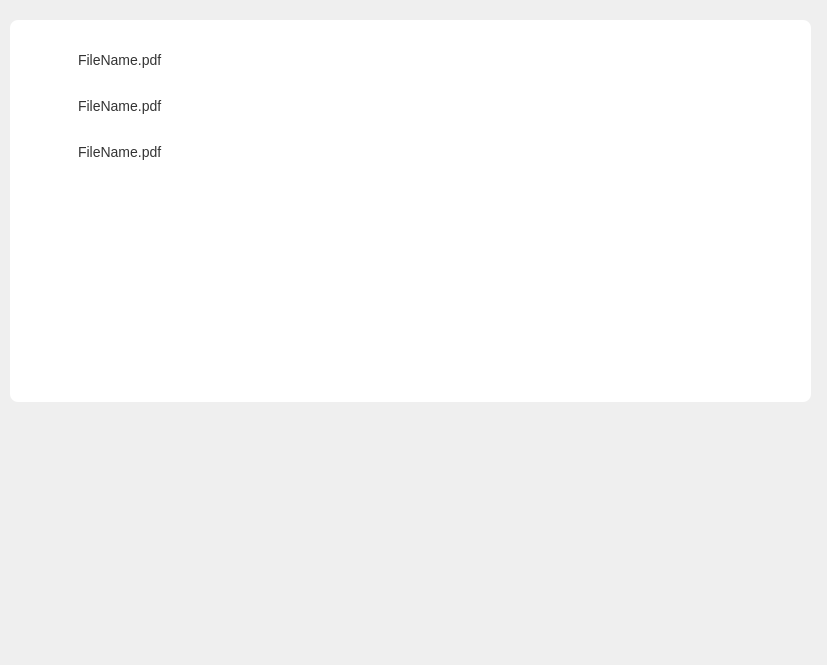
<?xml version="1.0" encoding="UTF-8"?>
<ui version="4.0">
 <class>Form</class>
 <widget class="QWidget" name="Form">
  <property name="geometry">
   <rect>
    <x>0</x>
    <y>0</y>
    <width>827</width>
    <height>665</height>
   </rect>
  </property>
  <property name="windowTitle">
   <string>Form</string>
  </property>
  <property name="styleSheet">
   <string notr="true"/>
  </property>
  <widget class="QFrame" name="references">
   <property name="geometry">
    <rect>
     <x>10</x>
     <y>20</y>
     <width>801</width>
     <height>382</height>
    </rect>
   </property>
   <property name="styleSheet">
    <string notr="true">#references {
	background: #FFF;
	border-radius: 8px;
	border: none;
	padding: 10px
}


/* Default style for all QLabel elements */
QLabel {
    font-family: &quot;San Francisco&quot;, sans-serif;
    color: #333;
    font-size: 14px;
    font-style: normal;
    font-weight: 400;
    line-height: normal;
}

QLabel[class=&quot;subheader&quot;] {
    color: #333;
    font-weight: 700;
}

QLabel[class=&quot;reference&quot;] {
	color: #042FF4;
    font-size: 14px;
    font-weight: 400;
}

#references QFrame {
	border: none;
	padding: 4px 8px;
}

/* Reference button style */
#references QPushButton {
	border-radius: 8px;
	border: none;
	font-size: 14px;
	padding: 7px 12px;
	text-align: left;
}

#references QPushButton:hover {
	background: #F2F2F2;
}
</string>
   </property>
   <layout class="QVBoxLayout" name="verticalLayout">
    <property name="spacing">
     <number>-1</number>
    </property>
    <property name="leftMargin">
     <number>10</number>
    </property>
    <property name="topMargin">
     <number>10</number>
    </property>
    <property name="rightMargin">
     <number>10</number>
    </property>
    <property name="bottomMargin">
     <number>10</number>
    </property>
    <item alignment="Qt::AlignTop">
     <widget class="QFrame" name="ref_frame_3">
      <property name="sizePolicy">
       <sizepolicy hsizetype="Preferred" vsizetype="Maximum">
        <horstretch>0</horstretch>
        <verstretch>0</verstretch>
       </sizepolicy>
      </property>
      <property name="frameShape">
       <enum>QFrame::StyledPanel</enum>
      </property>
      <property name="frameShadow">
       <enum>QFrame::Raised</enum>
      </property>
      <layout class="QHBoxLayout" name="horizontalLayout_3">
       <property name="spacing">
        <number>0</number>
       </property>
       <property name="leftMargin">
        <number>0</number>
       </property>
       <property name="topMargin">
        <number>0</number>
       </property>
       <property name="rightMargin">
        <number>0</number>
       </property>
       <property name="bottomMargin">
        <number>0</number>
       </property>
       <item>
        <widget class="QFrame" name="source_frame">
         <property name="minimumSize">
          <size>
           <width>0</width>
           <height>0</height>
          </size>
         </property>
         <property name="maximumSize">
          <size>
           <width>16777215</width>
           <height>16777215</height>
          </size>
         </property>
         <property name="frameShape">
          <enum>QFrame::StyledPanel</enum>
         </property>
         <property name="frameShadow">
          <enum>QFrame::Raised</enum>
         </property>
         <layout class="QHBoxLayout" name="horizontalLayout_4">
          <property name="spacing">
           <number>0</number>
          </property>
          <property name="leftMargin">
           <number>0</number>
          </property>
          <property name="topMargin">
           <number>0</number>
          </property>
          <property name="rightMargin">
           <number>0</number>
          </property>
          <property name="bottomMargin">
           <number>0</number>
          </property>
          <item alignment="Qt::AlignLeft">
           <widget class="QLabel" name="label_6">
            <property name="minimumSize">
             <size>
              <width>16</width>
              <height>16</height>
             </size>
            </property>
            <property name="maximumSize">
             <size>
              <width>64</width>
              <height>16777215</height>
             </size>
            </property>
            <property name="text">
             <string/>
            </property>
            <property name="pixmap">
             <pixmap resource="../static/resource.qrc">:/icons/icons/icon_file.png</pixmap>
            </property>
            <property name="scaledContents">
             <bool>true</bool>
            </property>
           </widget>
          </item>
          <item alignment="Qt::AlignLeft">
           <widget class="QLabel" name="text">
            <property name="minimumSize">
             <size>
              <width>120</width>
              <height>0</height>
             </size>
            </property>
            <property name="text">
             <string>FileName.pdf</string>
            </property>
            <property name="indent">
             <number>0</number>
            </property>
           </widget>
          </item>
          <item>
           <spacer name="horizontalSpacer">
            <property name="orientation">
             <enum>Qt::Horizontal</enum>
            </property>
            <property name="sizeHint" stdset="0">
             <size>
              <width>40</width>
              <height>20</height>
             </size>
            </property>
           </spacer>
          </item>
         </layout>
        </widget>
       </item>
      </layout>
     </widget>
    </item>
    <item>
     <widget class="QFrame" name="ref_frame_4">
      <property name="sizePolicy">
       <sizepolicy hsizetype="Preferred" vsizetype="Maximum">
        <horstretch>0</horstretch>
        <verstretch>0</verstretch>
       </sizepolicy>
      </property>
      <property name="frameShape">
       <enum>QFrame::StyledPanel</enum>
      </property>
      <property name="frameShadow">
       <enum>QFrame::Raised</enum>
      </property>
      <layout class="QHBoxLayout" name="horizontalLayout_5">
       <property name="spacing">
        <number>0</number>
       </property>
       <property name="leftMargin">
        <number>0</number>
       </property>
       <property name="topMargin">
        <number>0</number>
       </property>
       <property name="rightMargin">
        <number>0</number>
       </property>
       <property name="bottomMargin">
        <number>0</number>
       </property>
       <item>
        <widget class="QFrame" name="source_frame_2">
         <property name="minimumSize">
          <size>
           <width>0</width>
           <height>0</height>
          </size>
         </property>
         <property name="maximumSize">
          <size>
           <width>16777215</width>
           <height>16777215</height>
          </size>
         </property>
         <property name="frameShape">
          <enum>QFrame::StyledPanel</enum>
         </property>
         <property name="frameShadow">
          <enum>QFrame::Raised</enum>
         </property>
         <layout class="QHBoxLayout" name="horizontalLayout_6">
          <property name="spacing">
           <number>0</number>
          </property>
          <property name="leftMargin">
           <number>0</number>
          </property>
          <property name="topMargin">
           <number>0</number>
          </property>
          <property name="rightMargin">
           <number>0</number>
          </property>
          <property name="bottomMargin">
           <number>0</number>
          </property>
          <item alignment="Qt::AlignLeft">
           <widget class="QLabel" name="label_7">
            <property name="minimumSize">
             <size>
              <width>16</width>
              <height>16</height>
             </size>
            </property>
            <property name="maximumSize">
             <size>
              <width>64</width>
              <height>16777215</height>
             </size>
            </property>
            <property name="text">
             <string/>
            </property>
            <property name="pixmap">
             <pixmap resource="../static/resource.qrc">:/icons/icons/icon_file.png</pixmap>
            </property>
            <property name="scaledContents">
             <bool>true</bool>
            </property>
           </widget>
          </item>
          <item alignment="Qt::AlignLeft">
           <widget class="QLabel" name="text_2">
            <property name="minimumSize">
             <size>
              <width>120</width>
              <height>0</height>
             </size>
            </property>
            <property name="text">
             <string>FileName.pdf</string>
            </property>
            <property name="indent">
             <number>0</number>
            </property>
           </widget>
          </item>
          <item>
           <spacer name="horizontalSpacer_2">
            <property name="orientation">
             <enum>Qt::Horizontal</enum>
            </property>
            <property name="sizeHint" stdset="0">
             <size>
              <width>40</width>
              <height>20</height>
             </size>
            </property>
           </spacer>
          </item>
         </layout>
        </widget>
       </item>
      </layout>
     </widget>
    </item>
    <item>
     <widget class="QFrame" name="ref_frame_5">
      <property name="sizePolicy">
       <sizepolicy hsizetype="Preferred" vsizetype="Maximum">
        <horstretch>0</horstretch>
        <verstretch>0</verstretch>
       </sizepolicy>
      </property>
      <property name="frameShape">
       <enum>QFrame::StyledPanel</enum>
      </property>
      <property name="frameShadow">
       <enum>QFrame::Raised</enum>
      </property>
      <layout class="QHBoxLayout" name="horizontalLayout_7">
       <property name="spacing">
        <number>0</number>
       </property>
       <property name="leftMargin">
        <number>0</number>
       </property>
       <property name="topMargin">
        <number>0</number>
       </property>
       <property name="rightMargin">
        <number>0</number>
       </property>
       <property name="bottomMargin">
        <number>0</number>
       </property>
       <item>
        <widget class="QFrame" name="source_frame_3">
         <property name="minimumSize">
          <size>
           <width>0</width>
           <height>0</height>
          </size>
         </property>
         <property name="maximumSize">
          <size>
           <width>16777215</width>
           <height>16777215</height>
          </size>
         </property>
         <property name="frameShape">
          <enum>QFrame::StyledPanel</enum>
         </property>
         <property name="frameShadow">
          <enum>QFrame::Raised</enum>
         </property>
         <layout class="QHBoxLayout" name="horizontalLayout_8">
          <property name="spacing">
           <number>0</number>
          </property>
          <property name="leftMargin">
           <number>0</number>
          </property>
          <property name="topMargin">
           <number>0</number>
          </property>
          <property name="rightMargin">
           <number>0</number>
          </property>
          <property name="bottomMargin">
           <number>0</number>
          </property>
          <item alignment="Qt::AlignLeft">
           <widget class="QLabel" name="label_8">
            <property name="minimumSize">
             <size>
              <width>16</width>
              <height>16</height>
             </size>
            </property>
            <property name="maximumSize">
             <size>
              <width>64</width>
              <height>16777215</height>
             </size>
            </property>
            <property name="text">
             <string/>
            </property>
            <property name="pixmap">
             <pixmap resource="../static/resource.qrc">:/icons/icons/icon_file.png</pixmap>
            </property>
            <property name="scaledContents">
             <bool>true</bool>
            </property>
           </widget>
          </item>
          <item alignment="Qt::AlignLeft">
           <widget class="QLabel" name="text_3">
            <property name="minimumSize">
             <size>
              <width>120</width>
              <height>0</height>
             </size>
            </property>
            <property name="text">
             <string>FileName.pdf</string>
            </property>
            <property name="indent">
             <number>0</number>
            </property>
           </widget>
          </item>
          <item>
           <spacer name="horizontalSpacer_3">
            <property name="orientation">
             <enum>Qt::Horizontal</enum>
            </property>
            <property name="sizeHint" stdset="0">
             <size>
              <width>40</width>
              <height>20</height>
             </size>
            </property>
           </spacer>
          </item>
         </layout>
        </widget>
       </item>
      </layout>
     </widget>
    </item>
    <item>
     <spacer name="verticalSpacer">
      <property name="orientation">
       <enum>Qt::Vertical</enum>
      </property>
      <property name="sizeHint" stdset="0">
       <size>
        <width>20</width>
        <height>40</height>
       </size>
      </property>
     </spacer>
    </item>
   </layout>
  </widget>
 </widget>
 <resources>
  <include location="../static/resource.qrc"/>
 </resources>
 <connections/>
</ui>
